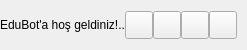
           <widget class="QFrame" name="contentTopBg">
            <property name="minimumSize">
             <size>
              <width>0</width>
              <height>50</height>
             </size>
            </property>
            <property name="maximumSize">
             <size>
              <width>16777215</width>
              <height>50</height>
             </size>
            </property>
            <property name="frameShape">
             <enum>QFrame::NoFrame</enum>
            </property>
            <property name="frameShadow">
             <enum>QFrame::Raised</enum>
            </property>
            <layout class="QHBoxLayout" name="horizontalLayout_3">
             <property name="spacing">
              <number>0</number>
             </property>
             <property name="leftMargin">
              <number>0</number>
             </property>
             <property name="topMargin">
              <number>0</number>
             </property>
             <property name="rightMargin">
              <number>10</number>
             </property>
             <property name="bottomMargin">
              <number>0</number>
             </property>
             <item>
              <widget class="QFrame" name="leftBox">
               <property name="sizePolicy">
                <sizepolicy hsizetype="Expanding" vsizetype="Expanding">
                 <horstretch>0</horstretch>
                 <verstretch>0</verstretch>
                </sizepolicy>
               </property>
               <property name="frameShape">
                <enum>QFrame::NoFrame</enum>
               </property>
               <property name="frameShadow">
                <enum>QFrame::Raised</enum>
               </property>
               <layout class="QHBoxLayout" name="horizontalLayout_4">
                <property name="spacing">
                 <number>0</number>
                </property>
                <property name="leftMargin">
                 <number>0</number>
                </property>
                <property name="topMargin">
                 <number>0</number>
                </property>
                <property name="rightMargin">
                 <number>0</number>
                </property>
                <property name="bottomMargin">
                 <number>0</number>
                </property>
                <item>
                 <widget class="QLabel" name="titleRightInfo">
                  <property name="maximumSize">
                   <size>
                    <width>16777215</width>
                    <height>45</height>
                   </size>
                  </property>
                  <property name="cursor">
                   <cursorShape>SizeAllCursor</cursorShape>
                  </property>
                  <property name="text">
                   <string>EduBot'a hoş geldiniz!..</string>
                  </property>
                 </widget>
                </item>
               </layout>
              </widget>
             </item>
             <item>
              <widget class="QFrame" name="rightButtons">
               <property name="minimumSize">
                <size>
                 <width>0</width>
                 <height>28</height>
                </size>
               </property>
               <property name="frameShape">
                <enum>QFrame::NoFrame</enum>
               </property>
               <property name="frameShadow">
                <enum>QFrame::Raised</enum>
               </property>
               <layout class="QHBoxLayout" name="horizontalLayout_6">
                <property name="spacing">
                 <number>0</number>
                </property>
                <property name="leftMargin">
                 <number>0</number>
                </property>
                <property name="topMargin">
                 <number>0</number>
                </property>
                <property name="rightMargin">
                 <number>0</number>
                </property>
                <property name="bottomMargin">
                 <number>0</number>
                </property>
                <item>
                 <widget class="QPushButton" name="settingsTopBtn">
                  <property name="minimumSize">
                   <size>
                    <width>28</width>
                    <height>28</height>
                   </size>
                  </property>
                  <property name="maximumSize">
                   <size>
                    <width>28</width>
                    <height>28</height>
                   </size>
                  </property>
                  <property name="cursor">
                   <cursorShape>PointingHandCursor</cursorShape>
                  </property>
                  <property name="toolTip">
                   <string>Ayarlar</string>
                  </property>
                  <property name="text">
                   <string/>
                  </property>
                  <property name="icon">
                   <iconset resource="resources.qrc">
                    <normaloff>:/icons/images/icons/gear-fill.svg</normaloff>:/icons/images/icons/gear-fill.svg</iconset>
                  </property>
                  <property name="iconSize">
                   <size>
                    <width>16</width>
                    <height>16</height>
                   </size>
                  </property>
                 </widget>
                </item>
                <item>
                 <widget class="QPushButton" name="minimizeAppBtn">
                  <property name="minimumSize">
                   <size>
                    <width>28</width>
                    <height>28</height>
                   </size>
                  </property>
                  <property name="maximumSize">
                   <size>
                    <width>28</width>
                    <height>28</height>
                   </size>
                  </property>
                  <property name="cursor">
                   <cursorShape>PointingHandCursor</cursorShape>
                  </property>
                  <property name="toolTip">
                   <string>Küçült</string>
                  </property>
                  <property name="text">
                   <string/>
                  </property>
                  <property name="icon">
                   <iconset resource="resources.qrc">
                    <normaloff>:/icons/images/icons/dash.svg</normaloff>:/icons/images/icons/dash.svg</iconset>
                  </property>
                  <property name="iconSize">
                   <size>
                    <width>16</width>
                    <height>16</height>
                   </size>
                  </property>
                 </widget>
                </item>
                <item>
                 <widget class="QPushButton" name="maximizeRestoreAppBtn">
                  <property name="minimumSize">
                   <size>
                    <width>28</width>
                    <height>28</height>
                   </size>
                  </property>
                  <property name="maximumSize">
                   <size>
                    <width>28</width>
                    <height>28</height>
                   </size>
                  </property>
                  <property name="cursor">
                   <cursorShape>PointingHandCursor</cursorShape>
                  </property>
                  <property name="toolTip">
                   <string>Tam ekran yap</string>
                  </property>
                  <property name="text">
                   <string/>
                  </property>
                  <property name="icon">
                   <iconset resource="resources.qrc">
                    <normaloff>:/icons/images/icons/fullscreen.svg</normaloff>:/icons/images/icons/fullscreen.svg</iconset>
                  </property>
                  <property name="iconSize">
                   <size>
                    <width>16</width>
                    <height>16</height>
                   </size>
                  </property>
                 </widget>
                </item>
                <item>
                 <widget class="QPushButton" name="closeAppBtn">
                  <property name="minimumSize">
                   <size>
                    <width>28</width>
                    <height>28</height>
                   </size>
                  </property>
                  <property name="maximumSize">
                   <size>
                    <width>28</width>
                    <height>28</height>
                   </size>
                  </property>
                  <property name="cursor">
                   <cursorShape>PointingHandCursor</cursorShape>
                  </property>
                  <property name="toolTip">
                   <string>Kapat</string>
                  </property>
                  <property name="text">
                   <string/>
                  </property>
                  <property name="icon">
                   <iconset resource="resources.qrc">
                    <normaloff>:/icons/images/icons/x.svg</normaloff>:/icons/images/icons/x.svg</iconset>
                  </property>
                  <property name="iconSize">
                   <size>
                    <width>25</width>
                    <height>25</height>
                   </size>
                  </property>
                 </widget>
                </item>
               </layout>
              </widget>
             </item>
            </layout>
           </widget>
